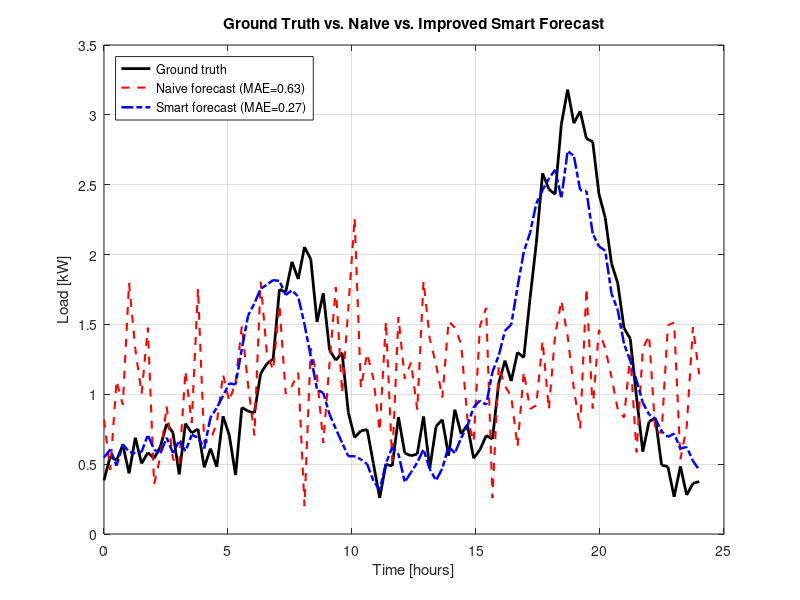

MATLAB code for this plot:
% %% One-Day Consumption Forecasting Example
% clear; clc; close all;
% 
% %% Time axis (96 intervals = 15 min resolution)
% T = 96;
% t = linspace(0,24,T);    % hours
% 
% %% ------------------------------------------------------------
% % 1. Ground truth load (created to look realistic)
% % ------------------------------------------------------------
% morning_peak = 1.5 * exp(-(t - 8).^2 / (2*1.2^2));
% evening_peak = 2.5 * exp(-(t - 19).^2 / (2*1.5^2));
% night_background = 0.5 + 0.1*sin(0.5*t);
% noise = 0.15 * randn(size(t));
% 
% L_true = morning_peak + evening_peak + night_background + noise;
% L_true = max(L_true,0.2);  % ensure no negative values
% 
% %% ------------------------------------------------------------
% % 2. Very naive forecast (baseline average + random noise)
% % ------------------------------------------------------------
% avg_load = mean(L_true);           % constant prediction
% naive_noise = 0.4 * randn(size(t)); % high variance noise
% L_fore_naive = avg_load + naive_noise;
% L_fore_naive = max(L_fore_naive,0.2);
% 
% %% ------------------------------------------------------------
% % 3. A slightly smarter forecast
% %    Using: daily pattern (~ sinusoids representing peaks)
% %    but still not perfect
% % ------------------------------------------------------------
% L_fore_smart = ...
%     0.6 * sin(pi*(t-6)/12).^2 + ...    % morning-ish pattern
%     1.1 * sin(pi*(t-17)/8 ).^2 + ...   % evening-ish pattern
%     0.5 + 0.05*t;                      % small upward drift
% 
% % Add small noise
% L_fore_smart = L_fore_smart + 0.1*randn(size(t));
% L_fore_smart = max(L_fore_smart, 0.2);
% 
% %% ------------------------------------------------------------
% % 4. Compute forecast errors
% % ------------------------------------------------------------
% MAE_naive = mean(abs(L_fore_naive - L_true));
% MAE_smart = mean(abs(L_fore_smart - L_true));
% 
% fprintf('Naive forecast MAE  = %.3f\n', MAE_naive);
% fprintf('Smart forecast MAE  = %.3f\n', MAE_smart);
% 
% %% ------------------------------------------------------------
% % 5. Plot comparison
% % ------------------------------------------------------------
% figure;
% plot(t, L_true, 'k-', 'LineWidth', 2); hold on;
% plot(t, L_fore_naive, 'r--', 'LineWidth', 1.5);
% plot(t, L_fore_smart, 'b-.', 'LineWidth', 1.5);
% 
% grid on;
% xlabel('Time [hours]');
% ylabel('Load [kW]');
% title('One-Day Baseline Consumption: Ground Truth vs. Forecasts');
% legend('Ground truth', ...
%        sprintf('Naive forecast (MAE=%.2f)', MAE_naive), ...
%        sprintf('Smart forecast (MAE=%.2f)', MAE_smart), ...
%        'Location', 'NorthWest');

%% One-Day Consumption Forecasting Example (Improved Smart Forecast)
clear; clc; close all;

%% Time axis (96 intervals = 15 min resolution)
T = 96;
t = linspace(0,24,T);    % hours

%% ------------------------------------------------------------
% 1. Ground truth load (morning + evening peaks)
% ------------------------------------------------------------
morning_peak = 1.5 * exp(-(t - 8).^2 / (2*1.2^2));
evening_peak = 2.5 * exp(-(t - 19).^2 / (2*1.5^2));
night_background = 0.5 + 0.1*sin(0.5*t);
noise = 0.15 * randn(size(t));

L_true = morning_peak + evening_peak + night_background + noise;
L_true = max(L_true,0.2);  % ensure no negative values


%% ------------------------------------------------------------
% 2. Very naive forecast (flat + big noise)
% ------------------------------------------------------------
avg_load = mean(L_true);
L_fore_naive = avg_load + 0.4*randn(size(t));
L_fore_naive = max(L_fore_naive, 0.2);


%% ------------------------------------------------------------
% 3. Improved smart forecast aligned with true peak times
% ------------------------------------------------------------
% Morning peak around 08:00
% smart_morning = 1.3 * exp(-(t - 8).^2 / (2*1.3^2));
smart_morning = 1.3 * exp(-(t - 7).^2 / (2*1.3^2));

% Evening peak around 19:00
smart_evening = 2.0 * exp(-(t - 18.5).^2 / (2*1.8^2));

% Better background estimate
smart_background = 0.55 + 0.08*sin(0.4*t);

% Add modest noise
L_fore_smart = smart_morning + smart_evening + smart_background ...
                + 0.07*randn(size(t));
L_fore_smart = max(L_fore_smart,0.2);


%% ------------------------------------------------------------
% 4. Forecast errors
% ------------------------------------------------------------
MAE_naive = mean(abs(L_fore_naive - L_true));
MAE_smart = mean(abs(L_fore_smart - L_true));

fprintf('Naive forecast MAE  = %.3f\n', MAE_naive);
fprintf('Smart forecast MAE  = %.3f\n', MAE_smart);


%% ------------------------------------------------------------
% 5. Plot comparison
% ------------------------------------------------------------
figure;
plot(t, L_true, 'k-', 'LineWidth', 2); hold on;
plot(t, L_fore_naive, 'r--', 'LineWidth', 1.5);
plot(t, L_fore_smart, 'b-.', 'LineWidth', 1.8);

grid on;
xlabel('Time [hours]');
ylabel('Load [kW]');
title('Ground Truth vs. Naive vs. Improved Smart Forecast');
legend('Ground truth', ...
       sprintf('Naive forecast (MAE=%.2f)', MAE_naive), ...
       sprintf('Smart forecast (MAE=%.2f)', MAE_smart), ...
       'Location', 'NorthWest');

%%
